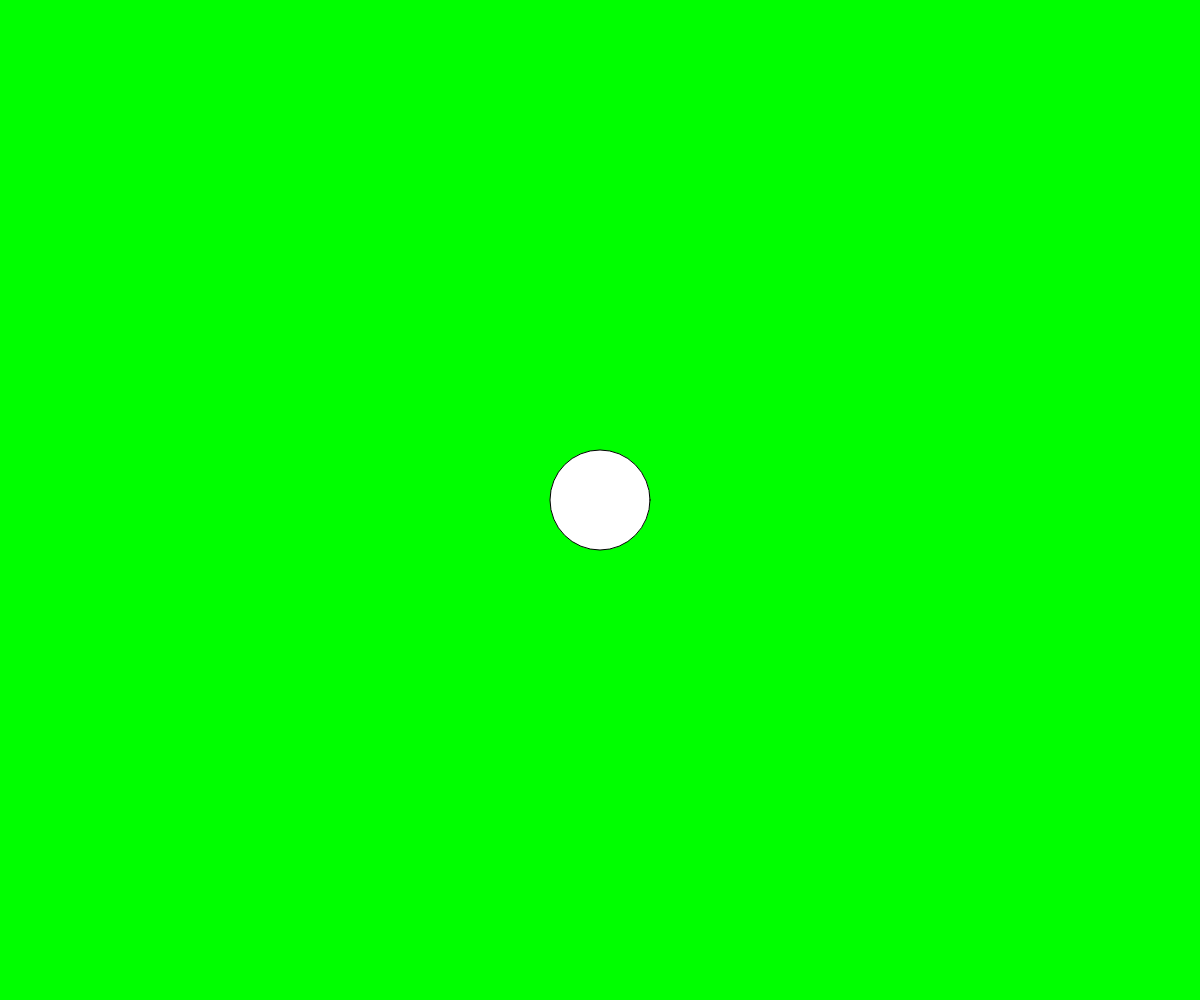
Frame 1 (no input)
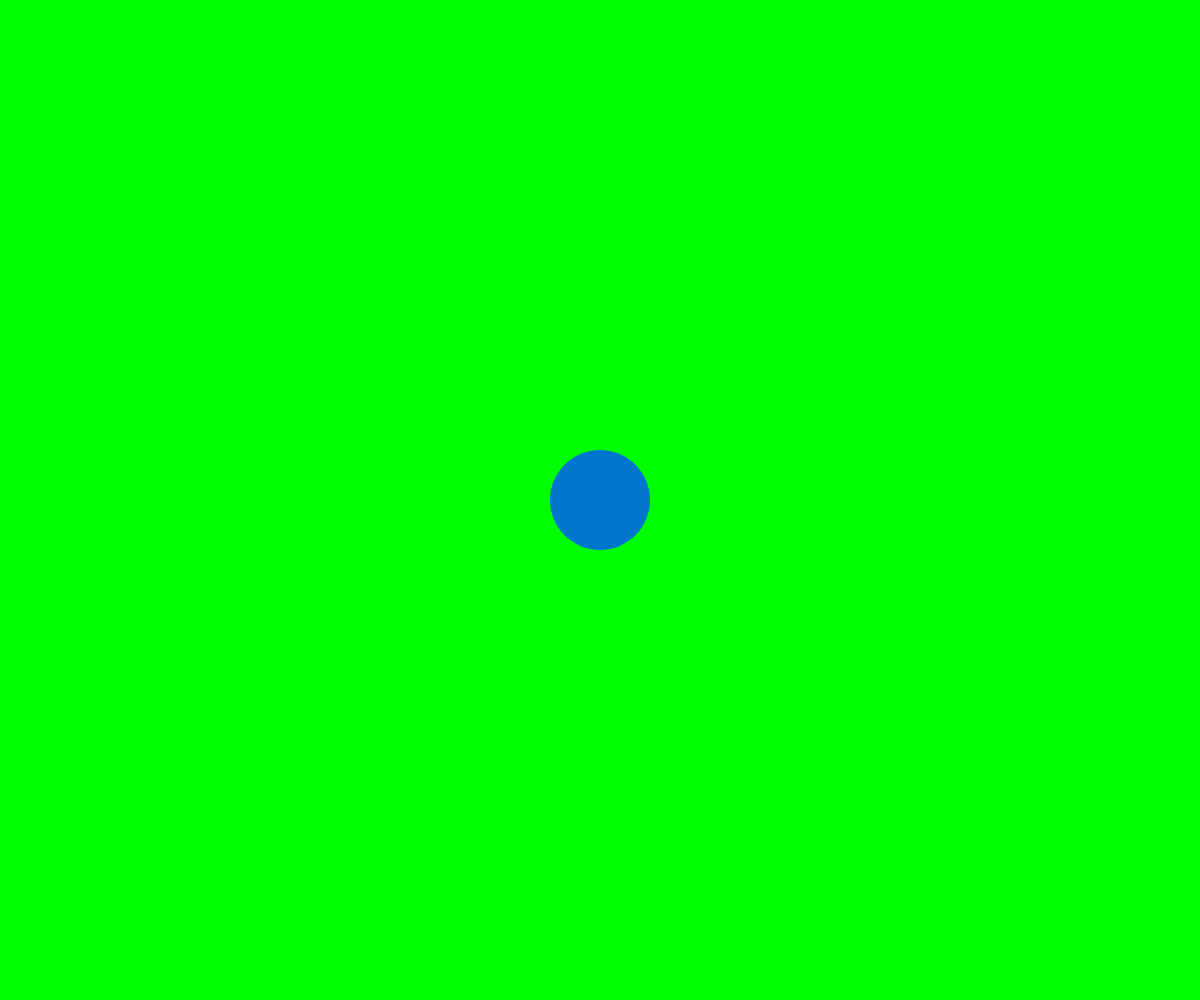
Frame 60 (no input)
Frame 120 (the mouse pressed at the canvas centre since frame 60): identical to frame 60, image omitted

The p5.js sketch that drew these frames (run headless with seeded random() and noise() and a simulated clock; from frame 60 on, the mouse is pressed at the canvas centre):

// p5.js sketch
// ── sketch.js
function draw()
{
  background('#00ff00');
  ellipse(windowWidth / 2, windowHeight / 2, 100, 100);
  fill('#07C');
  noStroke();
}

function setup() {
  createCanvas(windowWidth, windowHeight);
}


function windowResized()
{
  resizeCanvas(windowWidth, windowHeight);
}
